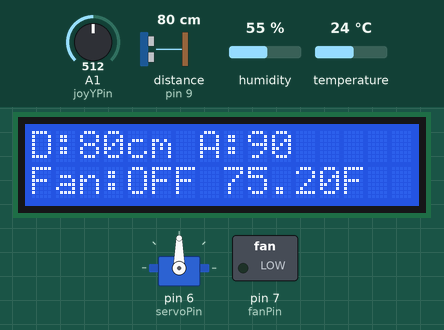
Bench run of a sketch on a simulated Arduino Uno, built with avr-gcc and run on an emulated ATmega328P. Shown: servo, 16×2 character LCD, switched loads named in the sketch (green lamp = pin HIGH). Wiring (inferred from the names in the program): ultrasonic range finder: trigger pin 8; echo pin 9. Dashed ring = blinking. Inputs (shaded band) come from the test bench; at power-on: distance to the obstacle (sensor on pin 9) 80 cm, A1 (joyYPin) = 512, humidity 55 %, temperature 24 °C. The echo pulse lasts 58.3 µs per cm; pins used as bus, display or sensor lines are not drawn.

Above: at 2.2 s.
2.3 s: distance to the obstacle (sensor on pin 9) set to 4 cm
At 3.0 s:
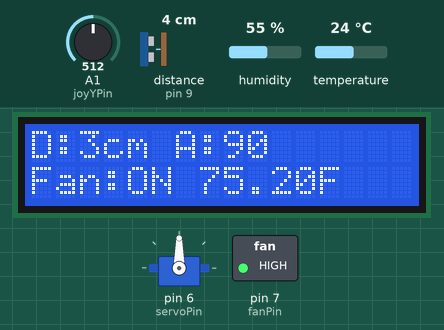
3.9 s: A1 (joyYPin) set to 551
At 4.9 s:
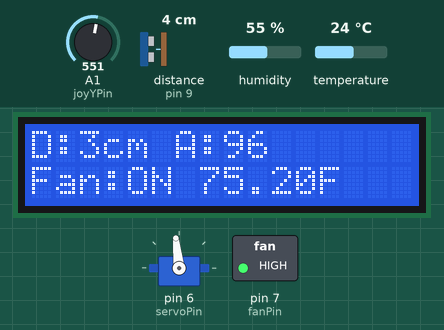
5.4 s: A1 (joyYPin) set to 584
At 6.3 s:
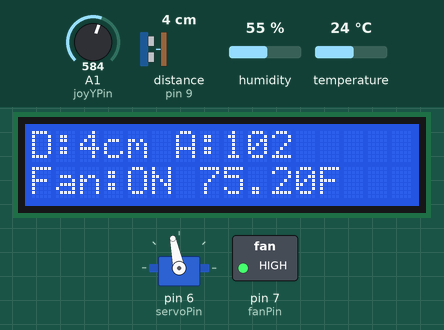
7.1 s: distance to the obstacle (sensor on pin 9) set to 299 cm
At 8.3 s:
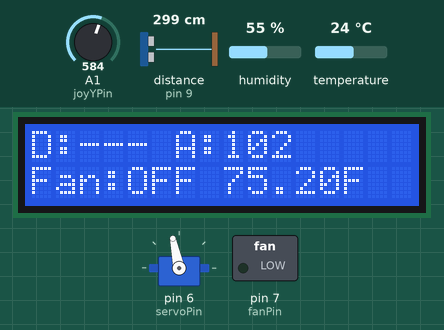
8.6 s: A1 (joyYPin) set to 716
At 9.2 s:
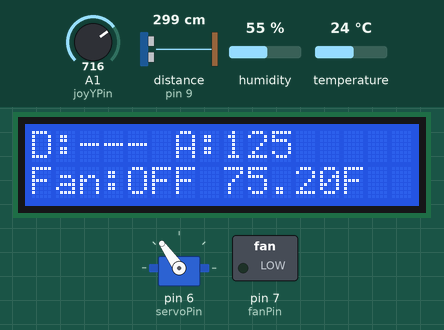
10.1 s: distance to the obstacle (sensor on pin 9) set to 2 cm
At 10.46 s:
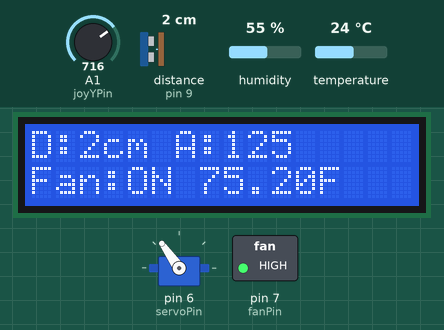
Timing chart, 0 to 14.0 s (numbered marks = the images above; inputs shaded):
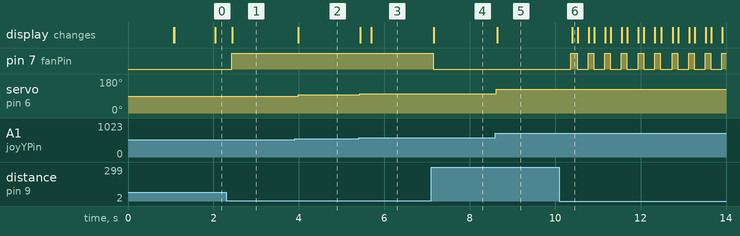

Measured:
- after the input at 2.3 s, pin 7 (fanPin): LOW → HIGH after 0.13 s; the display: changes after 0.14 s (image 1)
- after the input at 3.9 s, servo on pin 6 (servoPin): 90° → 96° after 0.08 s; the display: changes after 0.09 s (image 2)
- after the input at 5.4 s, servo on pin 6 (servoPin): 96° → 102° at once; the display: first changes at once (image 3 shows a later state)
- after the input at 7.1 s, pin 7 (fanPin): HIGH → LOW after 0.05 s; the display: changes after 0.06 s (image 4)
- after the input at 8.6 s, servo on pin 6 (servoPin): 102° → 125° at once; the display: changes after 0.05 s (image 5)
- after the input at 10.1 s, pin 7 (fanPin): alternates HIGH for 0.13 s and LOW for 0.26 s, starting after 0.26 s; the display: changes after 0.30 s (image 6)

The sketch:

labx.ino
```cpp
#include <LiquidCrystal.h>
#include <Servo.h>
#include <dht.h> //library to control dht11 sensor

LiquidCrystal lcd(12, 11, 5, 4, 3, 2);

int pinDHT10 = 10; // pin 10 connected to DHt11 senor data

float tempC = 0;
float tempF = 0;
float hum = 0;
int chk;

unsigned long lastDHTRead = 0;
dht DHT; // CREATE SENSOR

// toggel
bool toggle = false;

// Ultrasonic
const int trigPin = 8;
const int echoPin = 9;

// Actuators
const int servoPin = 6;
const int fanPin = 7;

// Joystick
const int joyYPin = A1;
const int joyButtonPin = 18;   // SW must be on pin 18 for interrupt

Servo turretServo;

volatile bool fanOverrideOff = false;
volatile unsigned long lastPressTime = 0;

int servoAngle = 90;
float distanceCM = 999;

int fanPWM = 0;
String fanText = "OFF";

void setup() {
  pinMode(trigPin, OUTPUT);
  pinMode(echoPin, INPUT);

  pinMode(fanPin, OUTPUT);
  analogWrite(fanPin, 0);

  pinMode(joyButtonPin, INPUT_PULLUP);

  attachInterrupt(digitalPinToInterrupt(joyButtonPin), turnFanOff, FALLING);

  turretServo.attach(servoPin);
  turretServo.write(90);

  lcd.begin(16, 2);
  lcd.clear();
  lcd.print("Fan Turret");
  delay(1000);
  lcd.clear();
}

void loop() {
  controlServo();

  distanceCM = readUltrasonic();

  updateFan();
  updateLCD();


if (millis() - lastDHTRead >= 2000) {
  lastDHTRead = millis();

  chk = DHT.read11(pinDHT10);

  if (chk == DHTLIB_OK) {
    tempC = DHT.temperature;
    tempF = (tempC * 9.0 / 5.0) + 32.0;
    hum = DHT.humidity;
  }
}
  lcd.print(" ");
  lcd.print(tempF);
  lcd.print("F");

  delay(120);
}

void controlServo() {
  int joyY = analogRead(joyYPin);
  int targetAngle = map(joyY, 0, 1023, 0, 180);

  if (abs(targetAngle - servoAngle) > 2) {
    servoAngle = targetAngle;
    turretServo.write(servoAngle);
  }
}

float readUltrasonic() {
  digitalWrite(trigPin, LOW);
  delayMicroseconds(5);

  digitalWrite(trigPin, HIGH);
  delayMicroseconds(10);
  digitalWrite(trigPin, LOW);

  long duration = pulseIn(echoPin, HIGH, 30000);

  if (duration == 0) return 999;

  float distance = duration / 58.0;

  if (distance < 2 || distance > 300) return 999;

  return distance;
}

void updateFan() {
  // Object is not close: fan off and reset override
  if (distanceCM == 999 || distanceCM > 30) {
    fanOverrideOff = false;
    fanPWM = 0;
    fanText = "OFF";
  }

  // Object is close: fan on unless joystick interrupt turned it off
  else {
    if (fanOverrideOff) {
      fanPWM = 0;
      fanText = "MAN OFF";
    } else {
      fanPWM = 255;
      fanText = "ON";
    }
  }

  analogWrite(fanPin, fanPWM);
}

void updateLCD() {
  lcd.setCursor(0, 0);
  lcd.print("                ");
  lcd.setCursor(0, 0);

  lcd.print("D:");
  if (distanceCM == 999) {
    lcd.print("---");
  } else {
    lcd.print((int)distanceCM);
    lcd.print("cm");
  }

  lcd.print(" A:");
  lcd.print(servoAngle);

  lcd.setCursor(0, 1);
  lcd.print("                ");
  lcd.setCursor(0, 1);

  lcd.print("Fan:");
  lcd.print(fanText);
}

void turnFanOff() {
  unsigned long now = millis();

if(toggle){
  if (now - lastPressTime > 250) {
    fanOverrideOff = true;
    toggle = false;
    lastPressTime = now;
  }
}

if(!toggle){
  if (now - lastPressTime > 250) {
    fanOverrideOff = false;
    toggle = true;
    lastPressTime = now;
  }
}
}
```
